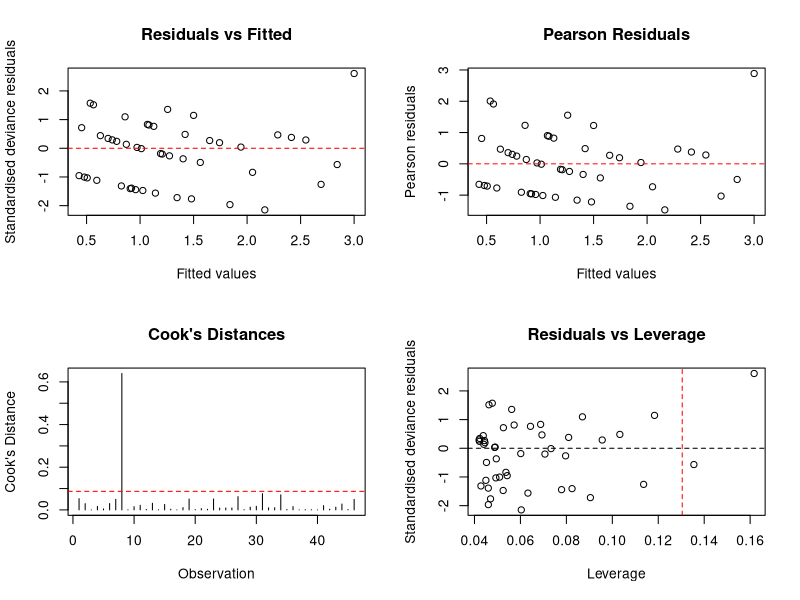

The R script that drew this image:

# ============================================================
# MTH6134 - Statistical Modelling II
# Week 6: Poisson Regression - Goals Scored
# ============================================================

# AIM:
# Investigate how opponent rank and home/away status
# are associated with the number of goals scored.

# ------------------------------------------------------------
# 1. Load and prepare data
# ------------------------------------------------------------

matches <- read.csv("data/ashford_matches.csv")

str(matches)
summary(matches)

matches$home_away <- factor(matches$home_away)

# Check count response
stopifnot(
  all(!is.na(matches$goals_scored)),
  all(matches$goals_scored >= 0),
  all(matches$goals_scored == floor(matches$goals_scored))
)

# Create output folder
out_dir <- "outputs/Week 6/goals_scored"
dir.create(out_dir, recursive = TRUE, showWarnings = FALSE)


# ------------------------------------------------------------
# 2. Preliminary count summaries
# ------------------------------------------------------------

mean(matches$goals_scored)
var(matches$goals_scored)

table(matches$goals_scored)

# The Poisson distribution assumes:
# Variance(Y | X) = E(Y | X)
#
# Overall mean and variance provide a preliminary check,
# but overdispersion must be assessed after fitting.


# ------------------------------------------------------------
# 3. Fit Poisson regression models
# ------------------------------------------------------------

# Model 0: Intercept only
model0 <- glm(
  goals_scored ~ 1,
  family = poisson(link = "log"),
  data = matches
)

# Model 1: Opponent rank
model1 <- glm(
  goals_scored ~ opponent_rank,
  family = poisson(link = "log"),
  data = matches
)

# Model 2: Opponent rank + home/away
model2 <- glm(
  goals_scored ~ opponent_rank + home_away,
  family = poisson(link = "log"),
  data = matches
)

# Model 3: Interaction
model3 <- glm(
  goals_scored ~ opponent_rank * home_away,
  family = poisson(link = "log"),
  data = matches
)

summary(model1)
summary(model2)
summary(model3)


# ------------------------------------------------------------
# 4. Compare models
# ------------------------------------------------------------

# Lower AIC indicates better relative fit,
# while accounting for model complexity.

AIC(model0, model1, model2, model3)

# Analysis of deviance for nested models
anova(
  model0, model1, model2, model3,
  test = "Chisq"
)

# Test whether the interaction is needed
anova(model2, model3, test = "Chisq")


# ------------------------------------------------------------
# 5. Interpret coefficients
# ------------------------------------------------------------

# Exponentiating coefficients gives multiplicative effects
# on the expected number of goals scored.

exp(coef(model2))

# Approximate 95% confidence intervals
exp(confint.default(model2))

# Interpretation:
# exp(beta) > 1: expected goals increase
# exp(beta) < 1: expected goals decrease
#
# For opponent_rank, this is the effect of a one-unit
# increase, holding home_away constant.


# ------------------------------------------------------------
# 6. Goodness of fit and overdispersion
# ------------------------------------------------------------

# Residual deviance relative to residual degrees of freedom
deviance(model2)
df.residual(model2)

deviance(model2) / df.residual(model2)

# Pearson dispersion estimate
phi <- sum(
  residuals(model2, type = "pearson")^2
) / df.residual(model2)

phi

# Approximate goodness-of-fit test
pchisq(
  deviance(model2),
  df = df.residual(model2),
  lower.tail = FALSE
)

# Values of phi substantially greater than 1
# suggest overdispersion.


# ------------------------------------------------------------
# 7. Quasi-Poisson model
# ------------------------------------------------------------

quasi_model <- glm(
  goals_scored ~ opponent_rank + home_away,
  family = quasipoisson(link = "log"),
  data = matches
)

summary(quasi_model)

# Compare coefficient estimates and standard errors
coef(summary(model2))
coef(summary(quasi_model))

# Quasi-Poisson adjusts standard errors for dispersion.
# It does not automatically fix a poorly specified model.


# ------------------------------------------------------------
# 8. Predicted goals
# ------------------------------------------------------------

matches$predicted_goals <- predict(
  model2,
  type = "response"
)

head(
  matches[, c(
    "goals_scored",
    "opponent_rank",
    "home_away",
    "predicted_goals"
  )]
)


# ------------------------------------------------------------
# 9. Diagnostic plots
# ------------------------------------------------------------

png(
  file.path(out_dir, "diagnostics.png"),
  width = 1200,
  height = 900
)

par(mfrow = c(2, 2))

# Standardised deviance residuals
plot(
  fitted(model2),
  rstandard(model2, type = "deviance"),
  xlab = "Fitted values",
  ylab = "Standardised deviance residuals",
  main = "Residuals vs Fitted"
)
abline(h = 0, col = "red", lty = 2)

# Pearson residuals
plot(
  fitted(model2),
  residuals(model2, type = "pearson"),
  xlab = "Fitted values",
  ylab = "Pearson residuals",
  main = "Pearson Residuals"
)
abline(h = 0, col = "red", lty = 2)

# Cook's distances
plot(
  cooks.distance(model2),
  type = "h",
  main = "Cook's Distances",
  xlab = "Observation",
  ylab = "Cook's Distance"
)
abline(h = 4 / nobs(model2), col = "red", lty = 2)

# Leverage
plot(
  hatvalues(model2),
  rstandard(model2, type = "deviance"),
  xlab = "Leverage",
  ylab = "Standardised deviance residuals",
  main = "Residuals vs Leverage"
)
abline(h = 0, lty = 2)
abline(
  v = 2 * length(coef(model2)) / nobs(model2),
  col = "red",
  lty = 2
)

dev.off()


# ------------------------------------------------------------
# 10. Save outputs
# ------------------------------------------------------------

write.csv(
  matches,
  file.path(out_dir, "predictions.csv"),
  row.names = FALSE
)

write.csv(
  data.frame(
    coefficient = names(coef(model2)),
    estimate = coef(model2),
    multiplicative_effect = exp(coef(model2))
  ),
  file.path(out_dir, "coefficient_effects.csv"),
  row.names = FALSE
)

capture.output(
  summary(model2),
  AIC(model0, model1, model2, model3),
  anova(model0, model1, model2, model3, test = "Chisq"),
  paste("Pearson dispersion:", phi),
  summary(quasi_model),
  file = file.path(out_dir, "model_results.txt")
)

cat("Goals scored analysis complete.\n")
